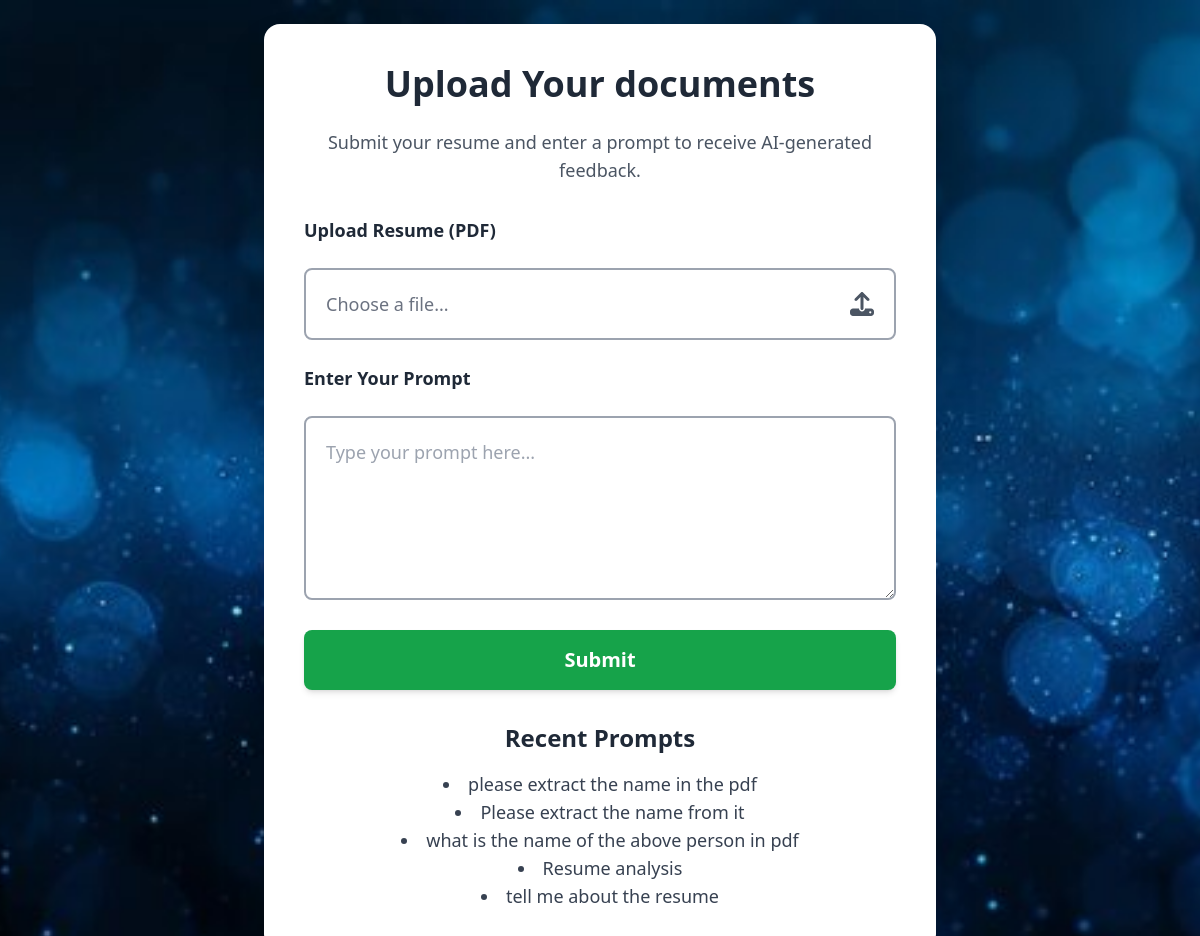
The page /document/upload/ on the database as committed earlier.
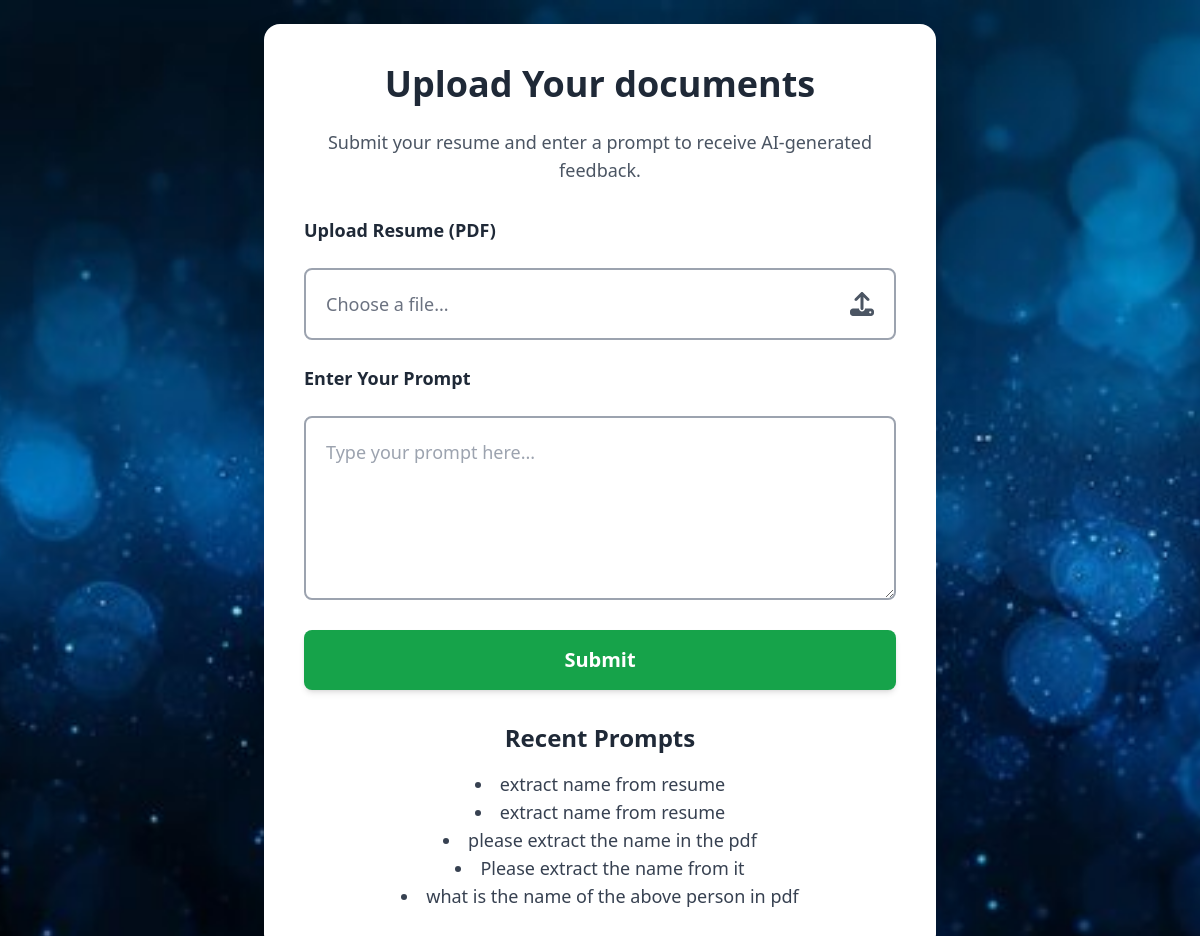
The same page on the database as committed later.
### document/models.py (models this page shows)
class Prompt(models.Model):
    text = models.TextField()
    response = models.TextField()
    created_at = models.DateTimeField(auto_now_add=True)

### document/views.py (the view)
# urls.py: path("upload/", upload_document, name="upload"),
def upload_document(request):
    response_text = None
    recent_prompts = Prompt.objects.all().order_by('-created_at')[:5]
    if request.method == "POST":
        form = DocumentUploadForm(request.POST, request.FILES)
        user_prompt = request.POST.get("prompt", "").strip()  # Get prompt from user input
        if form.is_valid() and user_prompt:
            document = form.save()
            file_path = document.file.path
            try:
                with open(file_path, "rb") as f:
                    uploaded_file = genai.upload_file(f, mime_type="application/pdf")
                model = genai.GenerativeModel("gemini-1.5-flash")
                response = model.generate_content([uploaded_file, user_prompt])
                response_text = response.text if hasattr(response, "text") else "No response received."
                Prompt.objects.create(text=user_prompt, response=response_text)
            except Exception as e:
                response_text = f"Error generating response: {str(e)}"
    else:
        form = DocumentUploadForm()
    return render(request, "upload.html", {"form": form, "response_text": response_text, "recent_prompts": recent_prompts})

### document/forms.py
class DocumentUploadForm(forms.ModelForm):
    class Meta:
        model = Document
        fields = ["file"]

### templates/upload.html (shortened to what this page needs)
{% load static %}
<!DOCTYPE html>
<html lang="en">
<head>
    <script src="https://cdn.tailwindcss.com"></script>
</head>
<body class="bg-cover bg-center bg-no-repeat flex items-center justify-center min-h-screen p-6"
style="background-image: url({% static 'images/hack_bg_image1.jpg' %});">
    <div class="bg-white shadow-2xl rounded-2xl p-10 max-w-2xl w-full text-center transform scale-90 opacity-0" id="upload-container">
        <h1 class="text-4xl font-extrabold text-gray-800 mb-6">Upload Your documents</h1>
        <p class="text-lg text-gray-600 mb-8">Submit your resume and enter a prompt to receive AI-generated feedback.</p>
        <form method="post" enctype="multipart/form-data" class="space-y-6 text-left">
            <label class="block text-gray-800 font-semibold text-lg">Upload Resume (PDF)</label>
            <div class="relative w-full border-2 border-gray-400 rounded-lg p-5 flex items-center justify-between cursor-pointer hover:border-blue-500 transition duration-300">
                <span id="file-label" class="text-gray-500 text-lg">Choose a file...</span>
                <i class="fa-solid fa-upload text-gray-600 text-2xl"></i>
            </div>
            <label class="block text-gray-800 font-semibold text-lg">Enter Your Prompt</label>
            <textarea name="prompt" class="w-full border-2 border-gray-400 p-5 rounded-lg focus:ring-4 focus:ring-blue-500 focus:outline-none text-lg" rows="5" required placeholder="Type your prompt here..."></textarea>
            <button type="submit" class="w-full bg-green-600 text-white text-xl px-8 py-4 rounded-lg shadow-md hover:bg-green-700 transition duration-300 font-semibold">
                Submit
            </button>
        </form>
        <h2 class="text-2xl font-bold text-gray-800 mt-8">Recent Prompts</h2>
        <ul class="list-disc list-inside text-gray-700 text-lg mt-4">
            {% for prompt in recent_prompts %}
                <li>{{ prompt.text }}</li>
            {% endfor %}
        </ul>
    </div>
</body>
</html>

Rows that differ between the two databases and show on the page:
no longer on this page (row unchanged): Prompt: text "Resume analysis"
no longer on this page (row unchanged): Prompt: text "tell me about the resume"
added Prompt: text "extract name from resume"
added Prompt: text "extract name from resume"
